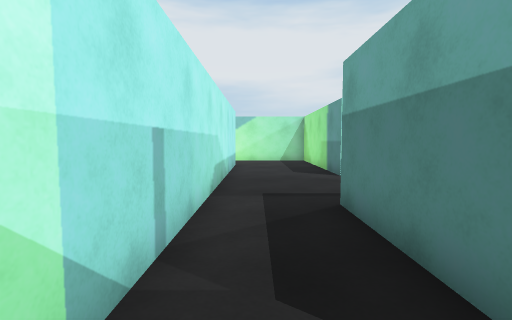
[1] (above)

18 first-person views from a walk through a 3-D level made in the Unity game engine. The camera is 1.2 m above the floor, tilts 4° down and sees 85° across. The floor is counted in squares, 1 m on a side. Each view is taken from the middle of a square. On the plan, view 1 faces up. The plan holds only what a view shows up to about 13 squares ahead; the rest is blank. The place goes on beyond the plan. The player character is not drawn. Surface patterns are stand-ins for the level's own textures.

[2]
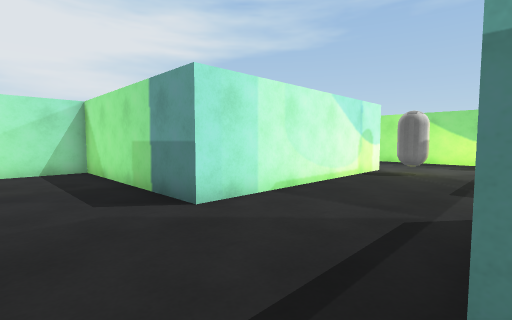

[3]
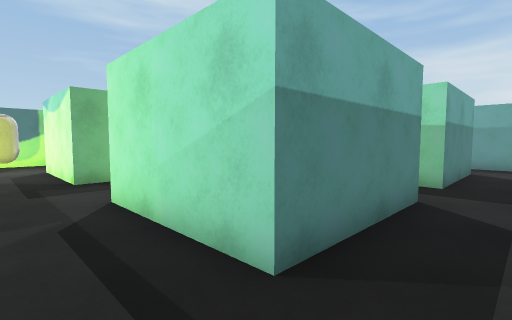

[4]
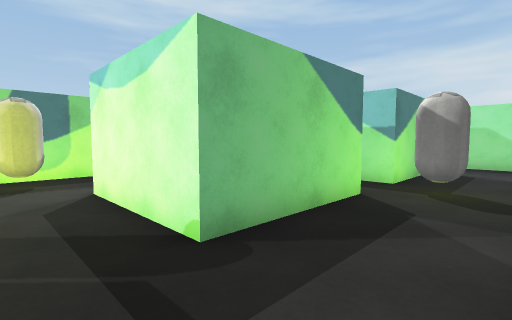

[5]
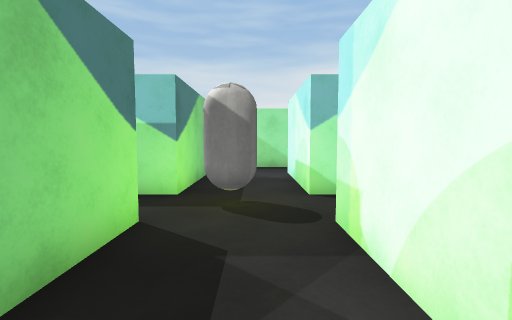

[6]
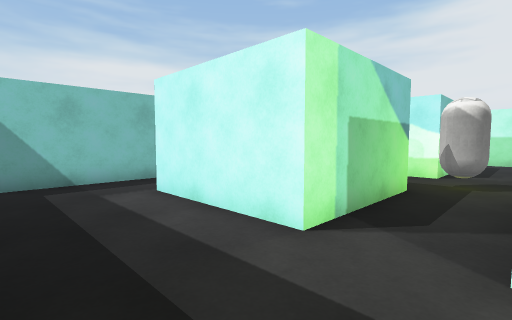

[7]
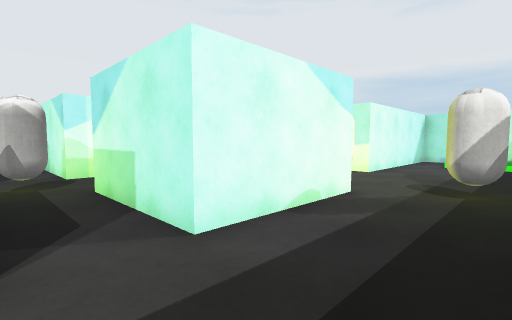

[8]
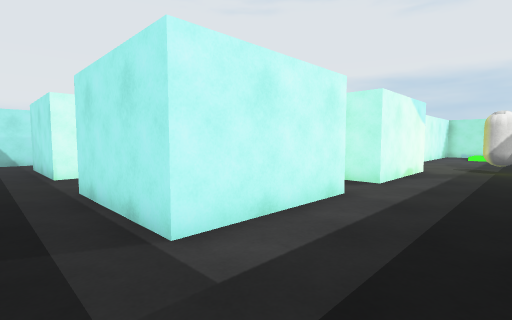

[9]
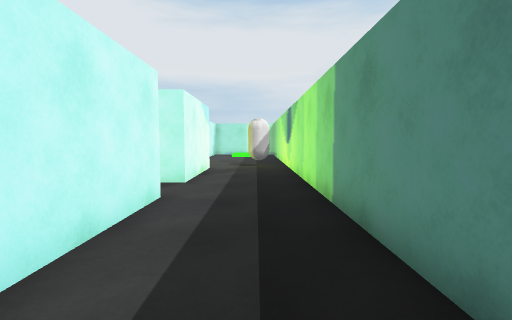

[10]
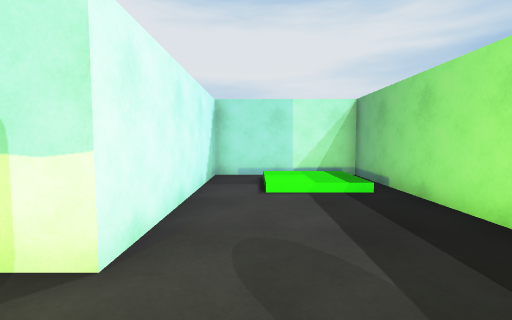

[11]
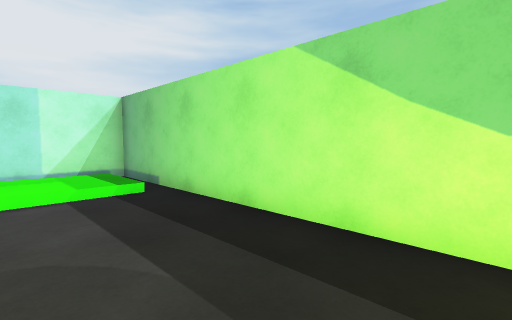

[12]
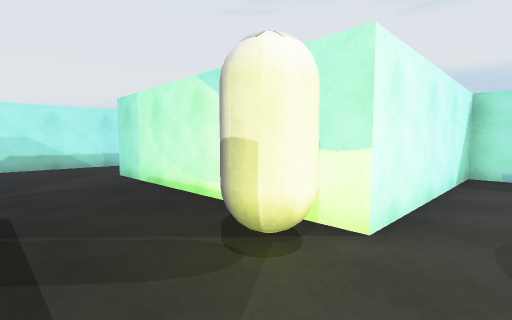

[13]
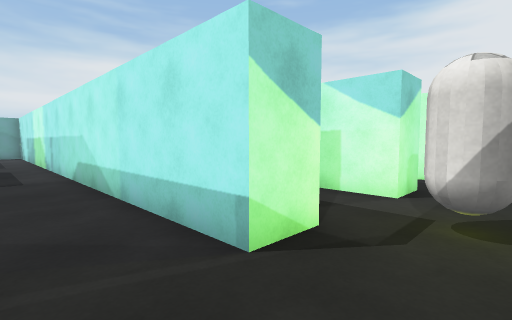

[14]
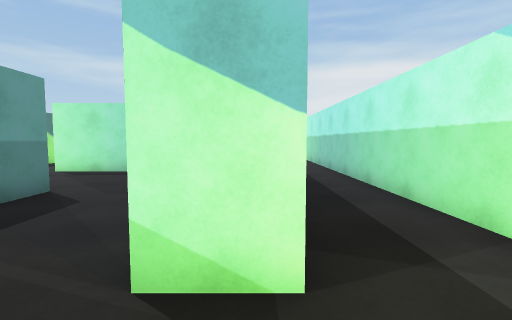

[15]
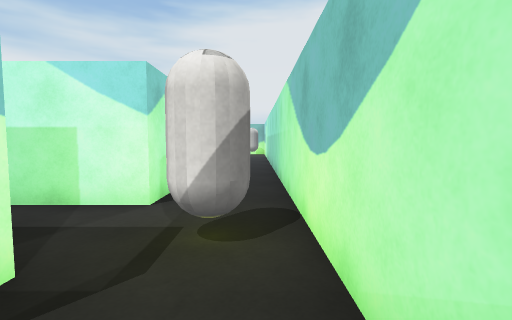

[16]
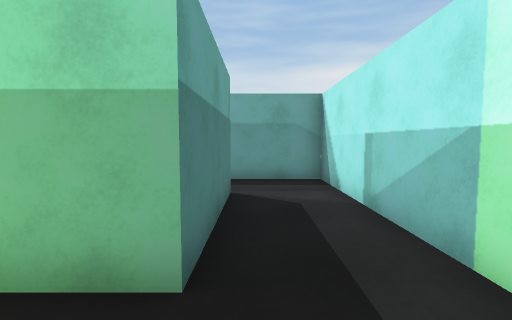

[17]
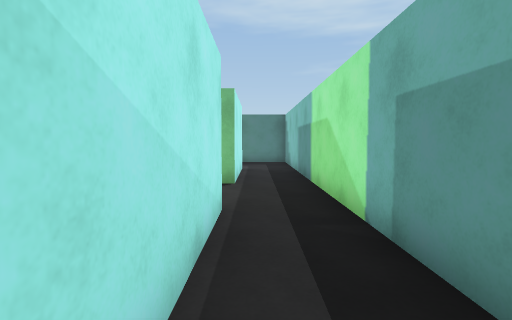

[18]
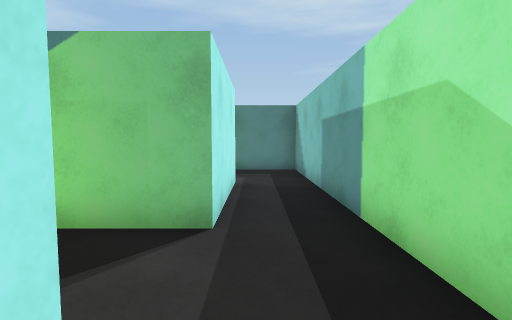

### Floor plan
Points are (right, up) in squares from view 1. A wall is a line through its corners. A room is listed if a view was taken in it or the views show most of it. See-through windows are left out.
Room 1 (views 1, 2, 3, 4, 5, 6, 7, 8, 9, 10, 11, 12, 13, 14, 15, 16, 17, 18)
walls: (8.7, 5.2) (13, 5.2) (13, 0.9) (8.7, 0.9) (8.7, 5.2); (5.8, 3.9) (5.8, 0.9) (2.8, 0.9); (8.7, -1.1) (13, -1.1) (13, -5.4) (8.7, -5.4) (8.7, -1.1); (5, -1.1) (5.8, -1.1) (5.8, -5.4) (1.6, -5.4) (1.6, -1.1) (3.1, -1.1); (1.6, 0.9) (1.6, 5.2) (5.9, 5.2); (-2.5, 13.9) (-1, 13.9) (-1, -7.6) (16.5, -7.6) (16.5, 16.7) (11.6, 16.7) (11.6, 9.5) (2.9, 9.5) (2.9, 16.7) (-5.5, 16.7)
ways out: opening at (-4, 14); gap at (16, 7)
objects: capsule (-4, 15) to (-3, 16); capsule (7, -1) to (8, 0); capsule (11, 8); capsule (15, 6) to (15, 7)

Where each view was taken, in squares from view 1:
view 1: 0 up, 0 right, facing up
view 2: 5 up, 0 right, facing up-right
view 3: 7 up, 0 right, facing down-right
view 4: 7 up, 6 right, facing down-right
view 5: 5 up, 7 right, facing down
view 6: 1 up, 16 right, facing down-left
view 7: 1 down, 16 right, facing up-left
view 8: 7 down, 16 right, facing up-left
view 9: 7 down, 15 right, facing up
view 10: 7 up, 13 right, facing up
view 11: 7 up, 13 right, facing up-right
view 12: 6 up, 13 right, facing up-left
view 13: 16 up, 1 right, facing down-left
view 14: 16 up, 2 left, facing down
view 15: 16 up, 0 right, facing left
view 16: 1 up, 1 right, facing down
view 17: 6 down, 1 right, facing right
view 18: 6 down, 5 right, facing right
